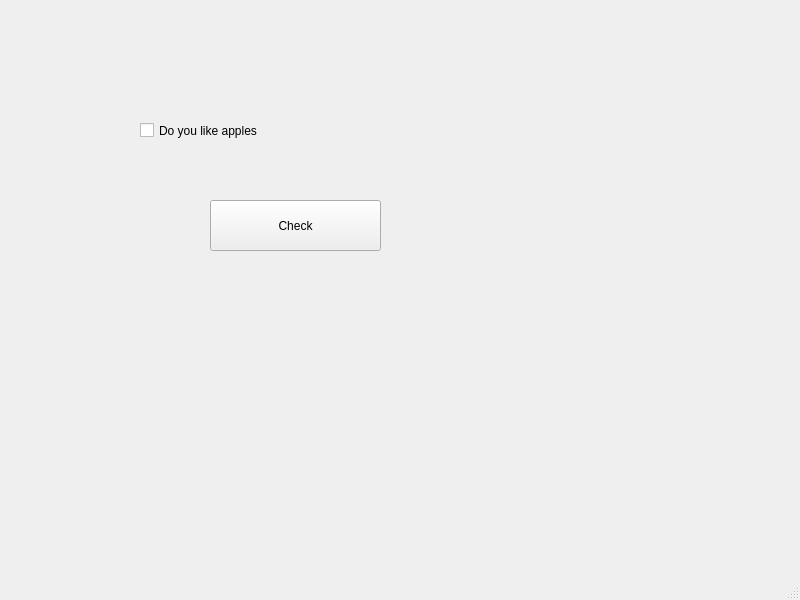
<?xml version="1.0" encoding="UTF-8"?>
<ui version="4.0">
 <class>MainWindow</class>
 <widget class="QMainWindow" name="MainWindow">
  <property name="geometry">
   <rect>
    <x>0</x>
    <y>0</y>
    <width>800</width>
    <height>600</height>
   </rect>
  </property>
  <property name="windowTitle">
   <string>MainWindow</string>
  </property>
  <widget class="QWidget" name="centralwidget">
   <widget class="QCheckBox" name="checkBox">
    <property name="geometry">
     <rect>
      <x>140</x>
      <y>100</y>
      <width>161</width>
      <height>61</height>
     </rect>
    </property>
    <property name="text">
     <string>Do you like apples</string>
    </property>
   </widget>
   <widget class="QPushButton" name="pushButton">
    <property name="geometry">
     <rect>
      <x>210</x>
      <y>200</y>
      <width>171</width>
      <height>51</height>
     </rect>
    </property>
    <property name="text">
     <string>Check</string>
    </property>
   </widget>
  </widget>
  <widget class="QMenuBar" name="menubar">
   <property name="geometry">
    <rect>
     <x>0</x>
     <y>0</y>
     <width>800</width>
     <height>26</height>
    </rect>
   </property>
  </widget>
  <widget class="QStatusBar" name="statusbar"/>
 </widget>
 <resources/>
 <connections/>
</ui>
